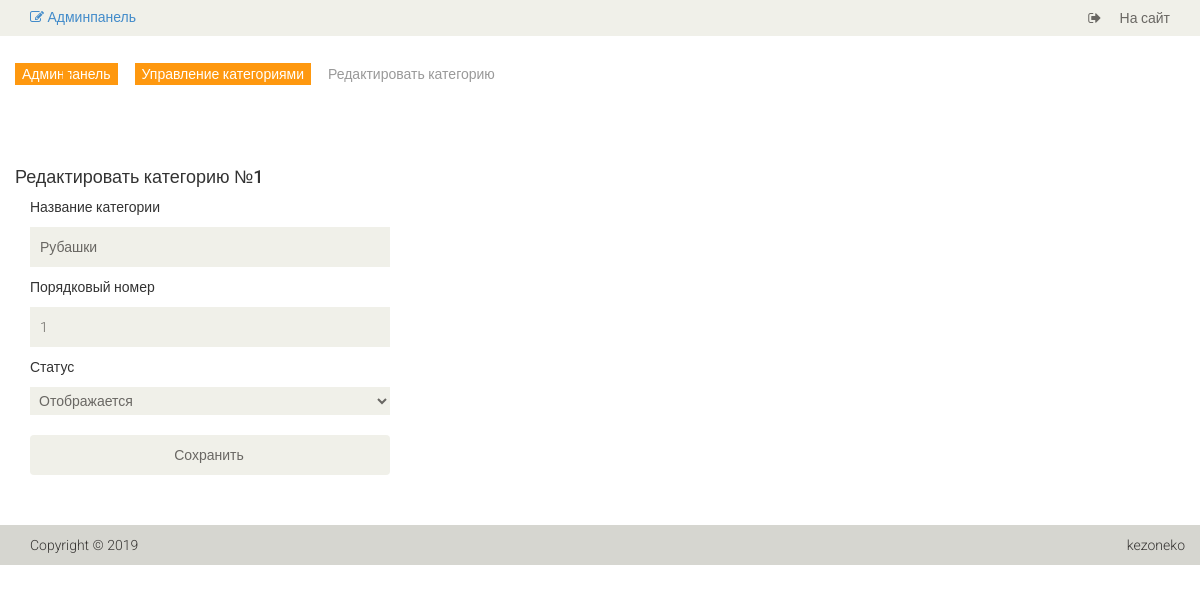
Page /admin/category/update/1 (signed in) on the committed database.
### tables this page shows
CREATE TABLE IF NOT EXISTS `category` (
  `id` int(11) NOT NULL AUTO_INCREMENT,
  `name` varchar(255) NOT NULL,
  `sort_order` int(11) NOT NULL DEFAULT '0',
  `status` int(1) NOT NULL DEFAULT '1',
  PRIMARY KEY (`id`)
);

### config/routes.php (called while the page is built)
<?php
return array(
    'product/([0-9]+)' => 'product/view/$1',
    'catalog' => 'catalog/index',
    'category/([0-9]+)/page-([0-9]+)' => 'catalog/category/$1/$2',
    'category/([0-9]+)' => 'catalog/category/$1',
    'cart/checkout' => 'cart/checkout',
    'cart/delete/([0-9]+)' => 'cart/delete/$1',
    'cart/add/([0-9]+)' => 'cart/add/$1',
    'cart/addAjax/([0-9]+)' => 'cart/addAjax/$1',
    'cart' => 'cart/index',
    'user/register' => 'user/register',
    'user/login' => 'user/login',
    'user/logout' => 'user/logout',
    'cabinet/edit' => 'cabinet/edit',
    'cabinet' => 'cabinet/index',
    'admin/product/create' => 'adminProduct/create',
    'admin/product/update/([0-9]+)' => 'adminProduct/update/$1',
    'admin/product/delete/([0-9]+)' => 'adminProduct/delete/$1',
    'admin/product' => 'adminProduct/index',
    'admin/category/create' => 'adminCategory/create',
    'admin/category/update/([0-9]+)' => 'adminCategory/update/$1',
    'admin/category/delete/([0-9]+)' => 'adminCategory/delete/$1',
    'admin/category' => 'adminCategory/index',
    'admin/order/update/([0-9]+)' => 'adminOrder/update/$1',
    'admin/order/delete/([0-9]+)' => 'adminOrder/delete/$1',
    'admin/order/view/([0-9]+)' => 'adminOrder/view/$1',
    'admin/order' => 'adminOrder/index',
    'admin' => 'admin/index',
    'contacts' => 'site/contact',
    '' => 'site/index',
);
?>

### controllers/AdminCategoryController.php (called while the page is built, shortened)
<?php
class AdminCategoryController extends AdminBase
{
    public function actionUpdate($id)
    {
        $category = Category::getCategoryById($id);
        require_once ROOT .'/views/admin_category/update.php';
        return true;
    }
}
?>

### index.php (called while the page is built, shortened)
<?php
$router = new Router();
$router->run();
?>

### models/Category.php (called while the page is built, shortened)
<?php
class Category
{
    public static function getCategoryById($id)
    {
        $id = intval($id);
        if ($id) {
            $db = Db::getConnection();
            $result = $db->query("SELECT id, name, sort_order, status FROM category WHERE id = ". $id);
            $result->setFetchMode(PDO::FETCH_ASSOC);
            return $result->fetch();
        }
    }
}
?>

### views/admin_category/update.php (the view, shortened to what this page needs)
<?php include ROOT .'/views/layouts/header_admin.php' ?>
<section>
    <div class="container">
        <div class="row">
            <br>
            <div class="breadcrumbs">
                <ul class="breadcrumb">
                    <li><a href="/admin">Админпанель</a></li>
                    <li><a href="/admin/category">Управление категориями</a></li>
                    <li class="active">Редактировать категорию</li>
                </ul>
            </div>
            <h4>Редактировать категорию №<?= $id ?></h4>
            <div class="col-lg-4">
                <div class="login-form">
                    <form action="#" method="post" enctype="multipart/form-data">
                        <p>Название категории</p>
                        <input type="text" name="name" placeholder="" value="<?= $category['name'] ?>">
                        <p>Порядковый номер</p>
                        <input type="text" name="sort_order" placeholder="" value="<?= $category['sort_order'] ?>">
                        <p>Статус</p>
                        <select name="status" id="status">
                            <option value="1"<?= ($category['status'] == 1) ? ' selected' : '' ?>>Отображается</option>
                        </select>
                        <br><br>
                        <input type="submit" name="submit" value="Сохранить" class="btn btn-default">
                        <br><br>
                    </form>
                </div>
            </div>
        </div>
    </div>
</section>
<?php include ROOT .'/views/layouts/footer_admin.php' ?>

### components/Router.php (shortened to what this page needs)
<?php
class Router
{
    private $routes;
    public function __construct()
    {
        $routesPath = ROOT.'/config/routes.php';
        $this->routes = include($routesPath);
    }
    private function getURI()
    {
        if (!empty($_SERVER['REQUEST_URI'])) {
            return trim($_SERVER['REQUEST_URI'], '/');
        }
    }
    public function run()
    {
        $uri = $this->getURI();
        foreach ($this->routes as $uriPattern => $path) {
            if (preg_match("~$uriPattern~", $uri)) {
                $internalRoute = preg_replace("~$uriPattern~", $path, $uri);
                $segments = explode('/', $internalRoute);
                $controllerName = array_shift($segments) .'Controller';
                $actionName = 'action'.ucfirst(array_shift($segments));
                $parameters = $segments;
                $controllerObject = new $controllerName;
                $result = call_user_func_array(array($controllerObject, $actionName), $parameters);
                if ($result != null) {
                    break;
                }
            }
        }
    }
}
?>

### views/layouts/header_admin.php (shortened to what this page needs)
<!DOCTYPE html>
<html lang="ru">
    <head>
        <link href="/template/css/bootstrap.min.css" rel="stylesheet">
        <link href="/template/css/font-awesome.min.css" rel="stylesheet">
        <link href="/template/css/prettyPhoto.css" rel="stylesheet">
        <link href="/template/css/price-range.css" rel="stylesheet">
        <link href="/template/css/animate.css" rel="stylesheet">
        <link href="/template/css/main.css" rel="stylesheet">
        <link href="/template/css/responsive.css" rel="stylesheet">
    </head>
    <body>
        <header id="header">
            <div class="header_top">
                <div class="container">
                    <div class="row">
                        <div class="col-sm-6">
                            <div class="contactinfo">
                                <h5>
                                    <a href="/admin"><i class="fa fa-edit"></i> Админпанель</a>
                                </h5>
                            </div>
                        </div>
                        <div class="col-sm-6">
                            <div class="social-icons pull-right">
                                <ul class="nav navbar-nav">
                                    <li><a href="/"><i class="fa fa-sign-out"></i> На сайт</a></li>
                                </ul>
                            </div>
                        </div>
                    </div>
                </div>
            </div>
        </header>

### views/layouts/footer_admin.php (shortened to what this page needs)
        <footer id="footer">
            <div class="footer-bottom">
                <div class="container">
                    <div class="row">
                        <p class="pull-left">Copyright © 2019</p>
                        <p class="pull-right">kezoneko</p>
                    </div>
                </div>
            </div>
        </footer>
    </body>
</html>

### template/css/main.css (style rules this page uses)
body { font-family: 'Roboto', sans-serif; background:; position: relative; font-weight:400px; }
ul li { list-style: none; }
a { -webkit-transition: 300ms; -moz-transition: 300ms; -o-transition: 300ms; transition: 300ms; }
h1, h2, h3, h4, h5, h6 { font-family: 'Roboto', sans-serif; }
.header_top { background: none repeat scroll 0 0 #F0F0E9; }
.social-icons ul li a { border: 0 none; border-radius: 0; color: #696763; padding:0px; }
.social-icons ul li { display:inline-block; }
.social-icons ul li a i { padding: 11px 15px; transition: all 0.9s ease 0s; -moz-transition: all 0.9s ease 0s; -webkit-transition: all 0.9s ease 0s; -o-transition: all 0.9s ease 0s; }
#footer { background: #F0F0E9; }
.footer-bottom { background: #D6D6D0; padding-top: 10px; }
.footer-bottom p { color: #363432; font-family: 'Roboto', sans-serif; font-weight: 300; margin-left: 15px; }
.login-form form input, .signup-form form input { background: #F0F0E9; border: medium none; color: #696763; display: block; font-family: 'Roboto', sans-serif; font-size: 14px; font-weight: 300; height: 40px; margin-bottom: 10px; outline: medium none; padding-left: 10px; width: 100%; }
.breadcrumbs { position: relative; }
.breadcrumbs .breadcrumb { background:transparent; margin-bottom: 75px; padding-left: 0; }
.breadcrumbs .breadcrumb li a { background:#FE980F; color: #FFFFFF; padding: 3px 7px; }
.breadcrumbs .breadcrumb li a:after { content:""; height:auto; width: auto; border-width: 8px; border-style: solid; border-color:transparent transparent transparent #FE980F; position: absolute; top: 11px; left:48px; }
.breadcrumbs .breadcrumb > li + li:before { content: " "; }
.user_info input, select, textarea { background: #F0F0E9; border:0; color: #696763; padding: 5px; width: 100%; border-radius: 0; resize: none }

### rows in the picture
category: name "Рубашки", sort_order "1", status "Отображается"
